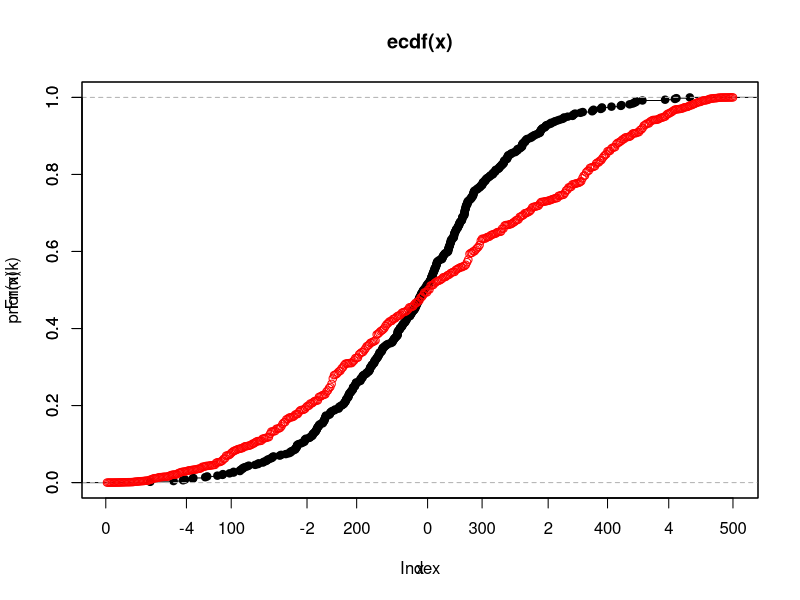
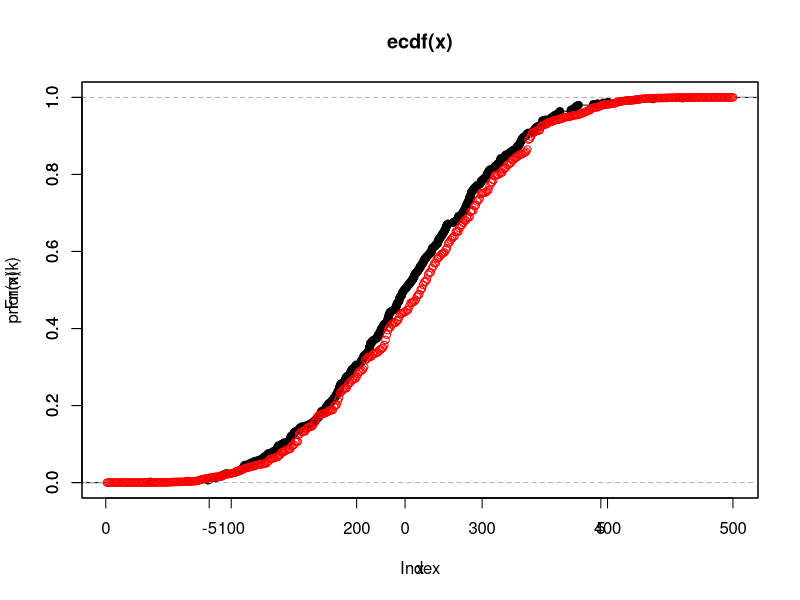

The R script that drew these images, in order:
#Now use the above generated values to generated samples from N(μ= 0, σ2= 5) and N(μ= 5, σ2= 5). Hence plot the empirical(from sample with size 500) distribution function and theoretical distribution function in the same plot
print("Marsaglia Method")
#ptm <- proc.time()

z<-c()
j<-1
y<-c()
k<-1
while (j<=500) {
	u<-runif(2,0,1)
    v<-2*u-1
    k<-k+2
	if (v[1]**2+v[2]**2<1) {
		z1<-(sqrt(-log(v[1]**2+v[2]**2))*v[1])/sqrt(v[1]**2+v[2]**2)
		z2<-(sqrt(-log(v[1]**2+v[2]**2))*v[2])/sqrt(v[1]**2+v[2]**2)
		z[j]=z1*sqrt(5)
		z[j+1]=z2*sqrt(5)
		j<-j+2
		}
	}
	#print(k)
#	print(z)
#print("Proportion of values rejected")
#print((k-500)/k)

#print(proc.time()-ptm)
k<-sort(z)
png("MM1.png")
plot.ecdf(k)
par(new=TRUE)
plot(pnorm(k),col="red")
dev.off()
#ptm <- proc.time()

print("Box-Muller")
j<-1
y<-c()
while (j<=500) {
	u<-runif(2,0,1)
    v<-2*u-1
    r<--2*log(u[1])
    v<-2*pi*u[2]
	y[j]=sqrt(r)*cos(v)*sqrt(5)
	y[j+1]=sqrt(r)*sin(v)*sqrt(5)
	j<-j+2
	}
#print(proc.time()-ptm)
#print(y)
k<-sort(y)
png("BM1.png")
plot.ecdf(k)
par(new=TRUE)
plot(pnorm(k),col="red")
dev.off()
